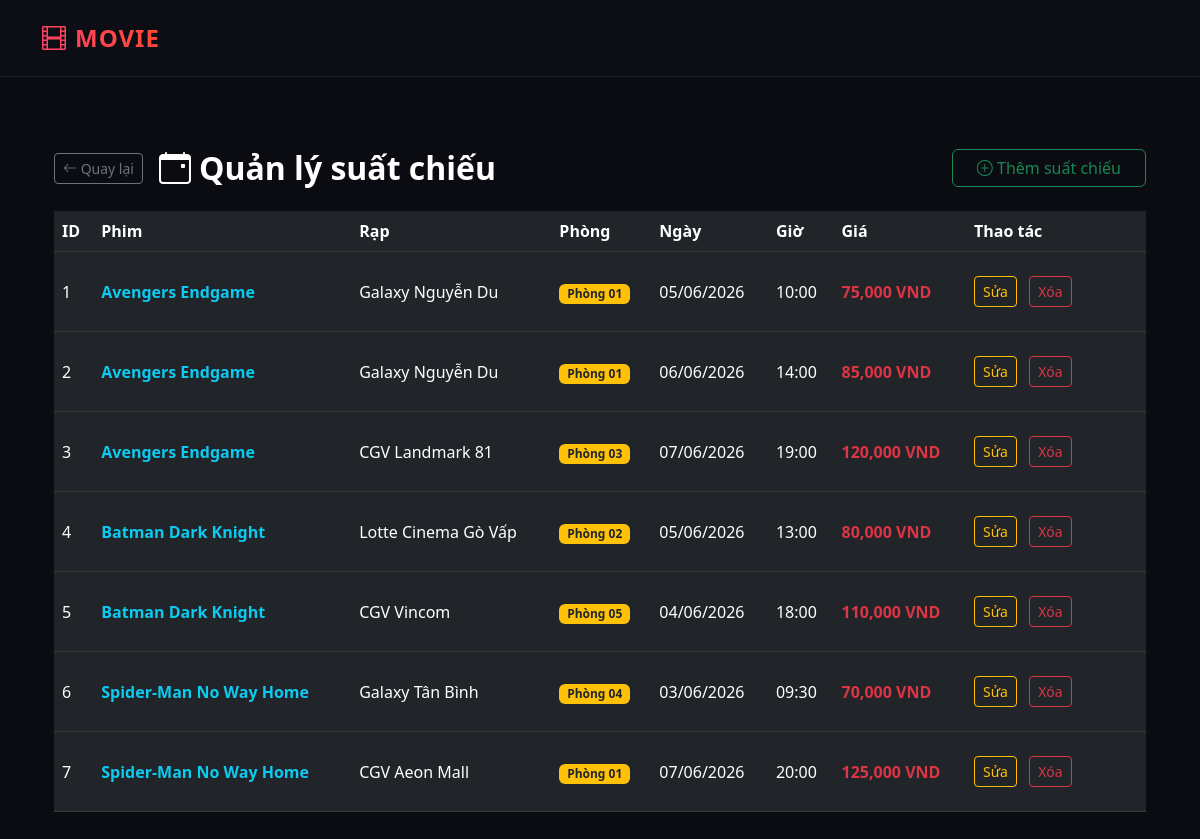
/admin/showtimes (signed in), run on the app's committed database.
### tables this page shows
CREATE TABLE showtimes (
    id INTEGER PRIMARY KEY AUTOINCREMENT,
    movie_id INTEGER,
    cinema TEXT,
    hall TEXT,
    date TEXT,
    time TEXT,
    price INTEGER,
    FOREIGN KEY(movie_id) REFERENCES movies(id)
);

CREATE TABLE movies (
        id INTEGER PRIMARY KEY AUTOINCREMENT,
        title TEXT,
        genre TEXT,
        duration INTEGER,
        rating REAL,
        poster TEXT
    );

### app.py (the view)
@app.route('/admin/showtimes')
def admin_showtimes():
    if session.get('role') not in ['admin_content', 'admin_system']:
        return redirect(url_for('home'))
    conn = get_db()
    rows = conn.execute("SELECT s.*, m.title FROM showtimes s JOIN movies m ON s.movie_id = m.id").fetchall()
    showtimes = []
    for row in rows:
        s = dict(row)
        dt = datetime.strptime(s['date'], '%Y-%m-%d')
        s['formatted_date'] = dt.strftime('%d/%m/%Y')
        showtimes.append(s)
    conn.close()
    return render_template('admin/showtimes.html', showtimes=showtimes)

### app.py (called while the page is built)
def get_db():
    conn = sqlite3.connect("database.db")
    conn.row_factory = sqlite3.Row
    return conn

### templates/admin/showtimes.html (shortened to what this page needs)
{% extends "layout.html" %}
{% block content %}
<div class="container py-5 text-white">
    <div class="d-flex justify-content-between align-items-center mb-4">
        <div class="d-flex align-items-center">
            <a href="{{ url_for('admin_dashboard') }}" class="btn btn-outline-secondary btn-sm me-3">
                <i class="bi bi-arrow-left"></i> Quay lại
            </a>
            <h2 class="mb-0 fw-bold"><i class="bi bi-calendar-event me-2"></i>Quản lý suất chiếu</h2>
        </div>
        <a href="{{ url_for('admin_add_showtime') }}" class="btn btn-outline-success px-4">
            <i class="bi bi-plus-circle"></i> Thêm suất chiếu
        </a>
    </div>
    <div class="table-responsive">
        <table class="table table-dark table-hover align-middle">
            <thead>
                <tr>
                    <th>ID</th>
                    <th>Phim</th>
                    <th>Rạp</th>
                    <th>Phòng</th>
                    <th>Ngày</th>
                    <th>Giờ</th>
                    <th>Giá</th>
                    <th width="180">Thao tác</th>
                </tr>
            </thead>
            <tbody>
                {% for s in showtimes %}
                <tr>
                    <td>{{ s.id }}</td>
                    <td class="fw-bold text-info">{{ s.title }}</td>
                    <td>{{ s.cinema }}</td>
                    <td>
                        <span class="badge bg-warning text-dark">{{ s.hall }}</span>
                    </td>
                    <td>{{ s.formatted_date }}</td>
                    <td>{{ s.time }}</td>
                    <td class="text-danger fw-bold">{{ "{:,}".format(s.price) }} VND</td>
                    <td>
                        <a href="{{ url_for('admin_edit_showtime', showtime_id=s.id) }}"
                           class="btn btn-outline-warning btn-sm me-2">Sửa</a>
                        <a href="{{ url_for('admin_delete_showtime', showtime_id=s.id) }}"
                           class="btn btn-outline-danger btn-sm"
                           onclick="return confirm('Xóa suất chiếu này?')">Xóa</a>
                    </td>
                </tr>
                {% endfor %}
            </tbody>
        </table>
    </div>
</div>
{% endblock %}

### templates/layout.html (style rules this page uses)
body { background-color: #0b0b12 !important; color: #e2e2e9 !important; font-family: 'Segoe UI', sans-serif; }

### templates/admin/showtimes.html (style rules this page uses)
.table tbody tr { height: 80px; }
.table td { vertical-align: middle !important; }
.btn-outline-warning { border-color: #ffc107; color: #ffc107; }
.btn-outline-danger { border-color: #dc3545; color: #dc3545; }
.btn-outline-success { border-color: #198754; color: #198754; }

### data on the page
showtimes: id "1", title "Avengers Endgame", cinema "Galaxy Nguyễn Du", hall "Phòng 01", formatted_date "05/06/2026", time "10:00", price "75,000"
showtimes: id "2", title "Avengers Endgame", cinema "Galaxy Nguyễn Du", hall "Phòng 01", formatted_date "06/06/2026", time "14:00", price "85,000"
showtimes: id "3", title "Avengers Endgame", cinema "CGV Landmark 81", hall "Phòng 03", formatted_date "07/06/2026", time "19:00", price "120,000"
showtimes: id "4", title "Batman Dark Knight", cinema "Lotte Cinema Gò Vấp", hall "Phòng 02", formatted_date "05/06/2026", time "13:00", price "80,000"
showtimes: id "5", title "Batman Dark Knight", cinema "CGV Vincom", hall "Phòng 05", formatted_date "04/06/2026", time "18:00", price "110,000"
showtimes: id "6", title "Spider-Man No Way Home", cinema "Galaxy Tân Bình", hall "Phòng 04", formatted_date "03/06/2026", time "09:30", price "70,000"
showtimes: id "7", title "Spider-Man No Way Home", cinema "CGV Aeon Mall", hall "Phòng 01", formatted_date "07/06/2026", time "20:00", price "125,000"
